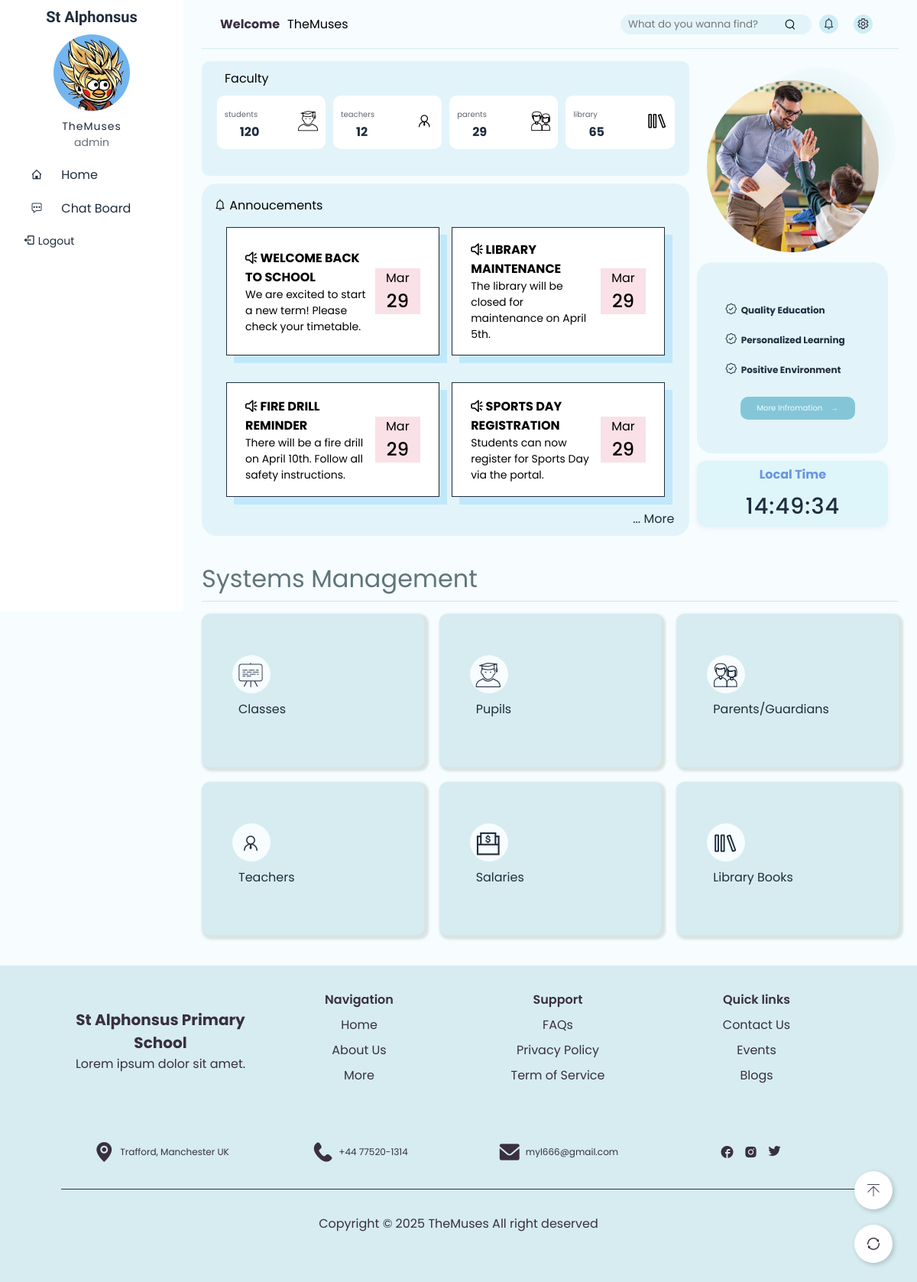
The app's page /user/index.php (signed in) with its own data.
### tables this page shows
CREATE TABLE `chat_board` (
  `chat_id` int(11) NOT NULL,
  `user_id` int(11) NOT NULL,
  `type` enum('message','annoucement') DEFAULT 'message',
  `title` varchar(30) DEFAULT NULL,
  `content` text NOT NULL,
  `created_date` datetime DEFAULT current_timestamp()
);

### user/index.php (the view, shortened to what this page needs)
<?php
 $page_name="index";
 require "../config/db.php";
?>
<!DOCTYPE html>
<html lang="en">
<?php
    require "./common/head.php"
?>
<body>
    <main>
    <?php require "./common/slidebar.php" ?>
        <div class="container">
            <?php
            require "./common/header.php";
            ?>
            <div class="part">
                <div class="part-left">
                    <div class="dash-shell">
                        <span class="d-title">Faculty</span>
                        <div class="dashboard">
                            <?php
                            $table=[
                                'students'=>"student_id",
                                'teachers'=>"teacher_id",
                                'parents'=>"parents_id",
                                'library'=>"book_id"
                            ];
                            $icons=['icon-Student','icon-teacher_basic','icon-parents','icon-library'];
                            $index=0;
                            foreach($table as $k=> $v){
                                $stmt=$conn->prepare("SELECT count($v) as `number` from $k");
                                $stmt->execute();
                                $number=$stmt->fetch(PDO::FETCH_ASSOC);
                                if($number){
                            ?>
                            <div class="dash-box">
                                <div class="left">
                                    <span><?php echo $k?></span>
                                    <p><?php echo $number['number'] ?></p>
                                </div>
                                <div class="right">
                                    <i class="iconfont <?php echo $icons[$index]; ?>"></i>
                                </div>
                            </div>
                            <?php }
                            $index++;
                        }?>
                        </div>
                    </div>
                    <div class="announcement">
                        <div class="more">
                            <a href="./chat.php">... More</a>
                        </div>
                            <div class="a-title"><i class="iconfont icon-xiaoxi"></i> Annoucements</div>
                            <div class="shell">
                                <?php
                                    $stmt=$conn->prepare("
                                    SELECT
                                         * from chat_board as c
                                         JOIN user as u on c.user_id=u.id
                                         where `type`='annoucement'
                                         ORDER BY c.created_date DESC
                                         limit 4
                                         ");
                                    $stmt->execute();
                                    while($row=$stmt->fetch(PDO::FETCH_ASSOC)){ ?>
                                        <div class="card">
                                            <div class="left">
                                                <div class="card-title">
                                                    <i class="iconfont icon-gonggao"></i>
                                                    <span><?php echo htmlspecialchars($row['title'])?></span>
                                                </div>
                                                <div class="content">
                                                    <span><?php echo htmlspecialchars($row['content']) ?></span>
                                                </div>
                                            </div>
                                            <div class="card-right">
                                                <span><?php echo date('M', strtotime($row['created_date'])) ?></span>
                                                <span><?php echo date('d', strtotime($row['created_date'])) ?></span>
                                            </div>
                                        </div>
                               <?php } ?>
                            </div>
                    </div>
                </div>
                <div class="intro">
                    <div class="left">
                        <img src="../public/img/teachers.jpg" alt="teacher & student">
                    </div>
                    <div class="right">
                        <div class="sentence">
                            <i class="iconfont icon-dagou-4"></i>
                            <p>Quality Education</p>
                        </div>
                        <div class="sentence">
                            <i class="iconfont icon-dagou-4"></i>
                            <p>Personalized Learning</p>
                        </div>
                        <div class="sentence">
                            <i class="iconfont icon-dagou-4"></i>
                            <p>Positive Environment</p>
                        </div>
                        <button>More Infromation &nbsp;&nbsp;&nbsp;→</button>
                    </div>
                    <div class="time-card">
                      <h4> Local Time</h4>
                      <div id="clock">--:--:--</div>
                    </div>
                </div>
            </div>
            <div class="boxes">
                <div class="title">Systems Management</div>
                <div class="shell">
                    <div class="box">
                        <i class="iconfont icon-banjiketang"></i>
                        <span id="myClass">Classes</span>
                    </div>
                    <div class="box ">
                        <i class="iconfont icon-Student"></i>
                        <span id="kids">Pupils</span>
                    </div>
                    <div class="box ">
                        <i class="iconfont icon-parents"></i>
                        <span id="myParents">Parents/Guardians</span>
                    </div>
                    <div class="box ">
                        <i class="iconfont icon-teacher_basic"></i>
                        <span id="myTeacher">Teachers</span>
                    </div>
                    <div class="box ">
                        <i class="iconfont icon-gongzi"></i>
                        <span id="mySalaries">Salaries</span>
                    </div>
                    <div class="box ">
                        <i class="iconfont icon-library"></i>
                        <span>Library Books</span>
                    </div>
                </div>
            </div>
        </div>
    </main>
    <?php
        require "./common/footer.php";
    ?>
</body>
</html>

### user/common/head.php (shortened to what this page needs)
<head>
    <link rel="stylesheet" href=<?php echo "../public/css/".$page_name.".css"; ?>>
    <link rel="stylesheet" href="../public/css/header&footer.css">
    <link rel="stylesheet" href="../public/css/slidebar.css">
    <link rel="stylesheet" href="../public/icons/iconfont.css">
</head>

### user/common/slidebar.php (shortened to what this page needs)
<a href="#" class="up">
    <i class="iconfont icon-upward"></i>
</a>
<a href="#" onclick="location.reload(); return false;" class="refresh">
    <i class="iconfont icon-shuaxin"></i>
</a>
<div class="slidebar">
    <div class="school">
        <span>St Alphonsus</span>
    </div>
    <div class="pro-pic" style="background-image: url(<?php
        if($_SESSION['role']==='admin'){
            echo '../public/img/admin.jpg';
        }elseif($_SESSION['role']==='student'){
            echo '../public/img/student.jpg';
        }elseif($_SESSION['role']==='teacher'){
            echo '../public/img/teacher.jpeg';
        }elseif($_SESSION['role']==='parent'){
            echo '../public/img/parent.jpeg';
        }
    ?>);"></div>
    <div class="username">
        <?php   if($_SESSION['username']){
                    echo "<span>".$_SESSION['username']."</span>
                        <p>".$_SESSION['role']."</p>
                    ";
        }else{
            echo "N/A";
        } ?>
    </div>
    <ul class="slidebar-item">
        <li data-nav="home">
            <a href="./index.php">
                <i class="iconfont icon-home"></i>
                <span>Home</span>
            </a>
        </li>
        <li data-nav="chat_board">
            <a href="./chat.php">
                <i class="iconfont icon-xiaoxi1"></i>
                <span>Chat Board</span>
            </a>
        </li>
    </ul>
    <div class="logout" id="logout">
        <i class="iconfont icon-bx-log-out"></i>
        <span>Logout</span>
    </div>
</div>

### user/common/header.php
<header>
    <div class="container-h">
        <form action="">
            <div class="header-c">
                <p>Welcome</p>
                <span>
                    <?php
                        if(isset($_SESSION)){
                            echo $_SESSION['username'] ;
                        }else{
                            echo "to St Alphonsus Primary School!";
                        }
                    ?>
                </span>
            </div>
            <?php if(isset($_SESSION)){ ?>
            <div class="left">
                <div class="input">
                    <input type="text" placeholder="What do you wanna find?">
                    <button type="submit"><i class="iconfont icon-search"></i></button>
                </div>
                <div class="icon-box">
                    <a href="">
                        <i class="iconfont icon-xiaoxi"></i>
                    </a>
                </div>
                <div class="icon-box">
                    <a href="">
                        <i class="iconfont icon-setting"></i>
                    </a>
                </div>
            </div>
            <?php }?>
        </form>
    </div>
</header>

### user/common/footer.php
<footer>
    <div class="top">
        <div class="wrap">
            <p>St Alphonsus Primary School</p>
            <span>Lorem ipsum dolor sit amet.</span>
        </div>
        <div class="wrap">
            <div>Navigation</div>
            <ul>
                <li><a href="javascript:;">Home</a></li>
                <li><a href="javascript:;">About Us</a></li>
                <li><a href="javascript:;">More</a></li>
            </ul>
        </div>
        <div class="wrap">
            <div>Support</div>
            <ul>
                <li><a href="javascript:;">FAQs</a></li>
                <li><a href="javascript:;">Privacy Policy</a></li>
                <li><a href="javascript:;">Term of Service</a></li>
            </ul>
        </div>
        <div class="wrap">
            <div>Quick links</div>
            <ul>
                <li><a href="javascript:;">Contact Us</a></li>
                <li><a href="javascript:;">Events</a></li>
                <li><a href="javascript:;">Blogs</a></li>
            </ul>
        </div>
    </div>
    <div class="contact">
        <div class="contact-item">
            <i class="iconfont icon-location-fill"></i>
            <span>Trafford, Manchester UK</span>
        </div>
        <div class="contact-item">
            <i class="iconfont icon-phone-fill"></i>
            <span>+44 77520-1314</span>
        </div>
        <div class="contact-item">
            <i class="iconfont icon-email-fill"></i>
            <a href="javascript:;">myl666@gmail.com</a>
        </div>
        <div class="contact-item">
            <i class="iconfont icon-facebook3"></i>
            <i class="iconfont icon-instagram"></i>
            <i class="iconfont icon-twiter"></i>
        </div>
    </div>
    <div class="bottom">
        <span>Copyright © 2025 TheMuses All right deserved</span>
    </div>
</footer>

### public/css/index.css (style rules this page uses)
main { min-height:80vh; width: 100vw; display: flex; position: relative; margin-bottom: 2rem; }
main .container { width: 80%; display: flex; flex-direction: column; justify-content: center; align-items: center; padding-top: 0; }
.dash-shell { width: 100%; height: 150px; padding: 10px; border-radius: 10px; background-color: rgb(226, 244, 250); }
.dashboard { width: 100%; display: flex; justify-content: center; align-items: center; gap: 10px; margin-top: 10px; }
.d-title { width: 100%; height: 20px; margin-left: 20px; }
.dash-box { display: flex; height: 70px; align-items: center; justify-content: space-between; border-radius: 10px; background-color: #fff; min-width: 100px; width: 23%; padding: 10px; }
.dash-box .left>p { font-weight: bold; color: #1F2D3D; margin-left: 20px; }
.dash-box .left>span { font-size: 10px; color: #1f2d3db8; }
.dash-box .right>i { font-size: 26px; }
.part { width: 100%; display: flex; margin-top: 1rem; }
.part-left { display: flex; flex-direction: column; margin-right: 10px; width: 70%; }
.intro { width: 250px; display: flex; flex-direction: column; justify-content: center; align-items: center; }
.intro .left,.intro .right { width: 250px; height: 250px; background-color: rgb(226, 244, 250); display: flex; justify-content: center; align-items: center; border-radius: 20px; }
.intro .left { position: relative; background-color: transparent; }
.intro .left img { object-fit: cover; width: 90%; border-radius: 50%; z-index: 1; }
.intro .right { flex-direction: column; align-items: center; padding-left: 5%; color: #1F2D3D ; justify-content: center; }
.sentence { display: flex; align-items: baseline; width: 80%; margin: 10px 0; }
.sentence>p { font-size: 12px; margin: 0 5px; font-weight: bold; }
.right>button { width: 150px; height: 30px; border-radius: 10px; border: none; background-color: rgb(132, 198, 216); margin-top: 1rem; transition: .3s ease; font-size: 10px; color: #f0fcff; }
.time-card { margin-top: 10px; width: 100%; background-color: rgb(222, 245, 249); border-radius: 12px; padding: 5px; box-shadow: 0 2px 10px rgba(0,0,0,0.05); text-align: center; font-family: 'Segoe UI', sans-serif; }
.time-card h4 { font-size: 1rem; color: rgb(107, 148, 227); margin-bottom: 0.5rem; }
#clock { font-size: 1.8rem; font-weight: 500; color: #1F2D3D; letter-spacing: 1px; }
.boxes { margin-top: 2rem; width: 100%; }
.title { font-size: 2rem; padding-bottom: 5px; border-bottom: #d9e4e2 solid 1px; margin-bottom: 1rem; color: #61757a; }
.shell { display: grid; grid-template-columns: repeat(3, 1fr); gap: 20px; }
.box { height: 200px; background-color: #d6ecf0; border-radius: 10px; padding: 3rem; display: flex; flex-direction: column; justify-content: center; align-items: flex-start; cursor: not-allowed; box-shadow: 3px 3px 3px 3px #d9e4e2; transition: ease .5s; z-index: 0; opacity: 0.6; color: #1F2D3D; }
.box>i { font-size: 2rem; position: relative; margin-bottom: 1rem; z-index: 1; }
.box>i::after { content: ''; height: 50px; width: 50px; background-color: rgb(246, 252, 255); border-radius: 50%; position: absolute; top: -10px; right: -10px; z-index: -1; }
.box.admin,.box.student,.box.teachers,.box.parents { cursor: pointer; opacity: 1; }
.announcement { height: auto; margin-top: 10px; border-radius: 20px; width: 100%; background-color: rgb(226, 244, 250); padding: 1rem; position: relative; }
.more { position: absolute; bottom: 10px; right: 20px; }
.more a { text-decoration: none; color: #1F2D3D; }
.announcement .shell { display: grid; grid-template-columns: repeat(2, 1fr); gap: 1rem; padding: 1rem; }
.announcement .card { width: 100%; border: 1px solid #1F2D3D; display: flex; align-items: center; padding: 10px; justify-self: center; min-height: 150px; background-color: #ffffff; box-shadow: 10px 10px 0px rgba(113, 201, 248, 0.3); padding: 1rem 1.5rem; margin-bottom: 1.2rem; transition: transform 0.2s ease; }
.announcement .card .left { width: 70%; margin-right: 10px; }
.announcement .content { font-size: 14px; }
.announcement .card-right { width: 60px; height: 60px; display: flex; flex-direction: column; align-items: center; background-color: rgb(250, 224, 231); }
.card-title { font-weight: bold; text-transform: uppercase; }
.announcement .card-right span:last-child { font-size: 1.5rem; font-weight: 500; }

### records on screen
chat_board: title "WELCOME BACK TO SCHOOL", content "We are excited to start a new term! Please check your timetable.", created_date "Mar", created_date "29"
chat_board: title "LIBRARY MAINTENANCE", content "The library will be closed for maintenance on April 5th.", created_date "Mar", created_date "29"
chat_board: title "FIRE DRILL REMINDER", content "There will be a fire drill on April 10th. Follow all safety instructions.", created_date "Mar", created_date "29"
chat_board: title "SPORTS DAY REGISTRATION", content "Students can now register for Sports Day via the portal.", created_date "Mar", created_date "29"

### other values on screen
$_SESSION['username'] "TheMuses"
$_SESSION['role'] "admin"
$k "students"
$number['number'] "120"
$k "teachers"
$number['number'] "12"
$k "parents"
$number['number'] "29"
$k "library"
$number['number'] "65"
